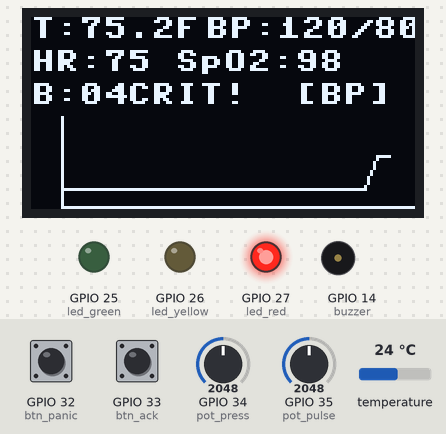
This program was run on a simulated ESP32 board running MicroPython. Parts: 128×64 one-colour display, output pins drawn as LEDs (lit = HIGH), buzzer (waves = sounding, pin HIGH). The inputs (shaded band) are chosen by the test bench; at power-on: GPIO 32 (btn_panic) HIGH, GPIO 33 (btn_ack) HIGH, temperature 24 °C, GPIO 34 (pot_press) = 2048, GPIO 35 (pot_pulse) = 2048 (analog values on the 0–4095 scale). WiFi joins after 1.5 s; library files of the repository ran but are not shown: ssd1306.py; what the program prints to the serial console is not drawn.

Above: at 1.9 s.
2.5 s: GPIO 32 (btn_panic) pulled LOW for 0.65 s
At 3.9 s:
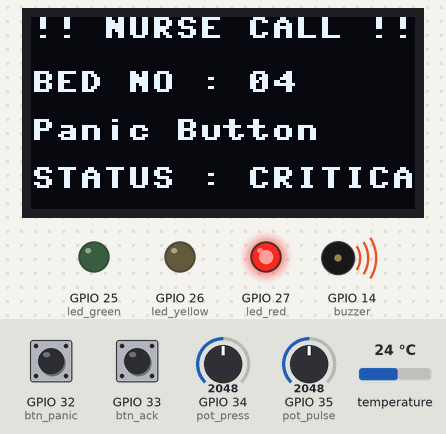
6.0 s: GPIO 33 (btn_ack) pulled LOW for 1 s
At 6.5 s:
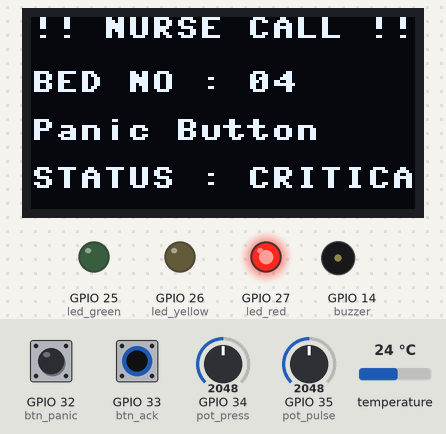
8.7 s: temperature set to 34.5 °C
At 10.4 s:
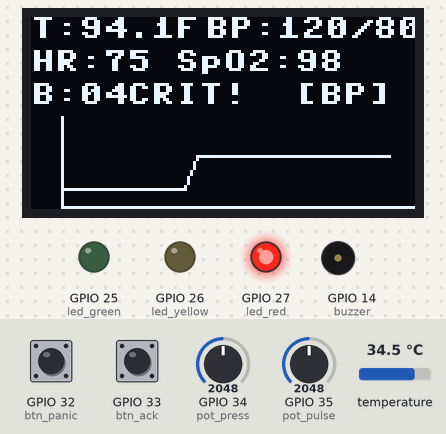
12.0 s: temperature set to 35.3 °C
At 13.7 s:
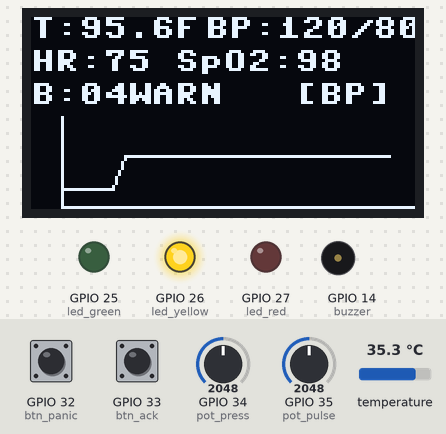
15.9 s: GPIO 34 (pot_press) set to 2010
At 16.4 s:
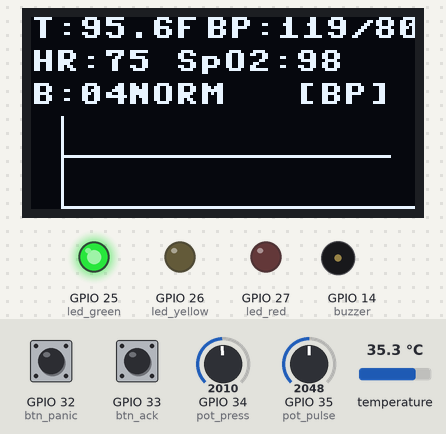
17.5 s: GPIO 33 (btn_ack) pulled LOW for 0.65 s
At 19.1 s:
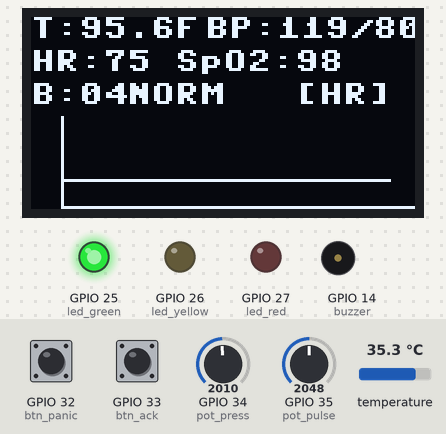
Timing chart, 0 to 20.6 s (numbered marks = the images above; inputs shaded):
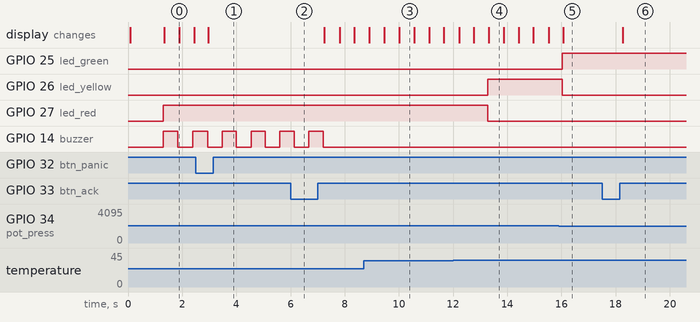

The program:

main.py
```python
import machine
import time
import ujson
from machine import Pin, ADC, I2C
import ds18x20
import onewire
import ssd1306
import network


# ============================================================
# PATIENT / BED INFORMATION
# ============================================================

BED_NUMBER = "04"


# ============================================================
# WIFI
# ============================================================

sta_if = network.WLAN(network.STA_IF)
sta_if.active(True)
sta_if.connect("Wokwi-GUEST", "")


# ============================================================
# OUTPUT DEVICES
# ============================================================

led_green = Pin(25, Pin.OUT)
led_yellow = Pin(26, Pin.OUT)
led_red = Pin(27, Pin.OUT)

buzzer = Pin(14, Pin.OUT)


# ============================================================
# BUTTONS
# ============================================================

btn_ack = Pin(33, Pin.IN, Pin.PULL_UP)
btn_panic = Pin(32, Pin.IN, Pin.PULL_UP)


# ============================================================
# POTENTIOMETERS
# ============================================================

pot_press = ADC(Pin(34))
pot_press.atten(ADC.ATTN_11DB)

pot_pulse = ADC(Pin(35))
pot_pulse.atten(ADC.ATTN_11DB)


# ============================================================
# DS18B20 TEMPERATURE SENSOR
# ============================================================

ow = onewire.OneWire(Pin(4))
ds = ds18x20.DS18X20(ow)
roms = ds.scan()


# ============================================================
# OLED
# ============================================================

i2c = I2C(
    0,
    scl=Pin(22),
    sda=Pin(21)
)

oled = ssd1306.SSD1306_I2C(128, 64, i2c)


# ============================================================
# GRAPH FUNCTION
# ============================================================

def draw_line(x0, y0, x1, y1):

    x0, y0, x1, y1 = int(x0), int(y0), int(x1), int(y1)

    dx = abs(x1 - x0)
    dy = abs(y1 - y0)

    sx = 1 if x0 < x1 else -1
    sy = 1 if y0 < y1 else -1

    err = dx - dy

    while True:

        if 0 <= x0 < 128 and 0 <= y0 < 64:
            oled.pixel(x0, y0, 1)

        if x0 == x1 and y0 == y1:
            break

        e2 = 2 * err

        if e2 > -dy:
            err -= dy
            x0 += sx

        if e2 < dx:
            err += dx
            y0 += sy


# ============================================================
# GRAPH HISTORY
# ============================================================

MAX_POINTS = 28

history_temp = [37.0] * MAX_POINTS
history_press = [80.0] * MAX_POINTS
history_bpm = [75] * MAX_POINTS
history_spo2 = [98] * MAX_POINTS


# ============================================================
# SYSTEM VARIABLES
# ============================================================

graph_mode = 0

alarm_acked = False
toggle_state = False

last_beep = time.ticks_ms()
last_alert_time = 0
last_temp_read = 0

panic_triggered = False

btn_last_state = 1
btn_press_time = 0


# ============================================================
# INITIAL TEMPERATURE
# ============================================================

temp_c = 37.0
temp_f = 98.6


# ============================================================
# DS18B20 INITIAL CONVERSION
# ============================================================

if roms:

    try:
        ds.convert_temp()
    except:
        pass


# ============================================================
# OLED STARTUP SCREEN
# ============================================================

oled.fill(0)

oled.text("Smart Hospital", 10, 10)
oled.text("Patient Monitor", 5, 28)
oled.text("BED NO: " + BED_NUMBER, 25, 48)

oled.show()

time.sleep(1.2)


# ============================================================
# MAIN LOOP
# ============================================================

while True:

    # --------------------------------------------------------
    # READ TEMPERATURE
    # --------------------------------------------------------

    if time.ticks_diff(
        time.ticks_ms(),
        last_temp_read
    ) > 1000:

        last_temp_read = time.ticks_ms()

        if roms:

            try:

                temp_c = ds.read_temp(roms[0])

                # Celsius → Fahrenheit
                temp_f = (temp_c * 9 / 5) + 32

                ds.convert_temp()

            except:

                pass


    # --------------------------------------------------------
    # READ BLOOD PRESSURE POTENTIOMETER
    # --------------------------------------------------------

    raw_p = pot_press.read()

    # Systolic BP:
    # 90 → 150 mmHg

    systolic_bp = 90 + (raw_p / 4095.0) * 60


    # Diastolic BP:
    # 60 → 100 mmHg

    diastolic_bp = 60 + (raw_p / 4095.0) * 40


    # Respiratory Rate:
    # 12 → 28 /min

    respiratory_rate = 12 + (raw_p / 4095.0) * 16


    # --------------------------------------------------------
    # READ HEART RATE / SPO2 POTENTIOMETER
    # --------------------------------------------------------

    raw_hr = pot_pulse.read()

    # Normal center position:
    # HR ≈ 75 BPM
    #
    # Full range:
    # approximately 40 → 150 BPM

    bpm = 75 + ((raw_hr - 2048) / 2048.0) * 75

    if bpm < 40:
        bpm = 40

    if bpm > 150:
        bpm = 150

    bpm = int(bpm)


    # --------------------------------------------------------
    # SpO2
    # --------------------------------------------------------

    # Center position ≈ 98%
    # Turning the potentiometer toward extreme values
    # gradually reduces SpO2.

    spo2 = 98 - int(
        abs(raw_hr - 2048) / 2048.0 * 13
    )

    if spo2 < 85:
        spo2 = 85

    if spo2 > 100:
        spo2 = 100


    # --------------------------------------------------------
    # UPDATE GRAPH HISTORY
    # --------------------------------------------------------

    history_temp.pop(0)
    history_temp.append(temp_c)

    history_press.pop(0)

    # OLED BP graph uses systolic value
    history_press.append(systolic_bp)

    history_bpm.pop(0)
    history_bpm.append(bpm)

    history_spo2.pop(0)
    history_spo2.append(spo2)


    # ========================================================
    # ACKNOWLEDGEMENT BUTTON
    # ========================================================

    current_btn = btn_ack.value()

    if btn_last_state == 1 and current_btn == 0:

        btn_press_time = time.ticks_ms()

    elif btn_last_state == 0 and current_btn == 1:

        press_duration = time.ticks_diff(
            time.ticks_ms(),
            btn_press_time
        )

        if press_duration < 600:

            graph_mode = (graph_mode + 1) % 4

        else:

            alarm_acked = True
            panic_triggered = False
            buzzer.value(0)

    btn_last_state = current_btn


    # ========================================================
    # PANIC BUTTON
    # ========================================================

    if btn_panic.value() == 0:

        panic_triggered = True


    # ========================================================
    # LOCAL WOKWI STATUS
    # ========================================================

    is_critical = (

        temp_c > 38.5
        or temp_c < 35.0

        or systolic_bp > 150
        or diastolic_bp > 95

        or systolic_bp < 90
        or diastolic_bp < 60

        or spo2 < 90

        or bpm > 130
        or bpm < 50

        or respiratory_rate > 30

        or respiratory_rate < 10

        or panic_triggered
    )


    is_warning = (

        temp_c > 37.5

        or systolic_bp > 129
        or diastolic_bp > 84

        or spo2 < 95

        or bpm > 100
        or bpm < 60

        or respiratory_rate > 20
        or respiratory_rate < 12
    )


    # ========================================================
    # RESET ACKNOWLEDGEMENT WHEN NORMAL
    # ========================================================

    if not is_critical:

        alarm_acked = False


    # ========================================================
    # LED + BUZZER
    # ========================================================

    if is_critical:

        led_green.value(0)
        led_yellow.value(0)
        led_red.value(1)

        if not alarm_acked:

            if time.ticks_diff(
                time.ticks_ms(),
                last_beep
            ) > 200:

                last_beep = time.ticks_ms()

                toggle_state = not toggle_state

                buzzer.value(
                    1 if toggle_state else 0
                )

        else:

            buzzer.value(0)


    elif is_warning:

        led_green.value(0)
        led_yellow.value(1)
        led_red.value(0)

        buzzer.value(0)


    else:

        led_green.value(1)
        led_yellow.value(0)
        led_red.value(0)

        buzzer.value(0)


    # ========================================================
    # IMPORTANT:
    # SEND SENSOR DATA AS JSON
    # ========================================================

    wokwi_data = {

        "patient_id": "BED-" + BED_NUMBER,

        "temperature_f": round(temp_f, 1),

        "temperature_c": round(temp_c, 2),

        "heart_rate": int(bpm),

        "spo2": int(spo2),

        "systolic_bp": round(systolic_bp, 1),

        "diastolic_bp": round(diastolic_bp, 1),

        "respiratory_rate": round(
            respiratory_rate,
            1
        ),

        "panic": bool(panic_triggered),

        "wokwi_status": (
            "CRITICAL"
            if is_critical
            else (
                "WARNING"
                if is_warning
                else "NORMAL"
            )
        )
    }


    # ========================================================
    # SERIAL OUTPUT
    # ========================================================

    print(
        "WOKWI_DATA:"
        + ujson.dumps(wokwi_data)
    )


    # ========================================================
    # OLED DISPLAY
    # ========================================================

    oled.fill(0)


    if panic_triggered:

        oled.text(
            "!! NURSE CALL !!",
            0,
            0
        )

        oled.text(
            "BED NO : " + BED_NUMBER,
            0,
            18
        )

        oled.text(
            "Panic Button",
            0,
            34
        )

        oled.text(
            "STATUS : CRITICAL",
            0,
            50
        )


    else:

        # ----------------------------------------------------
        # FIRST LINE
        # ----------------------------------------------------

        oled.text(
            "T:{:.1f}F".format(temp_f),
            0,
            0
        )

        oled.text(
            "BP:{:.0f}/{:.0f}".format(
                systolic_bp,
                diastolic_bp
            ),
            58,
            0
        )


        # ----------------------------------------------------
        # SECOND LINE
        # ----------------------------------------------------

        oled.text(
            "HR:{} SpO2:{}".format(
                bpm,
                spo2
            ),
            0,
            11
        )


        # ----------------------------------------------------
        # THIRD LINE
        # ----------------------------------------------------

        oled.text(
            "B:" + BED_NUMBER,
            0,
            22
        )


        if is_critical:

            oled.text(
                "CRIT!",
                32,
                22
            )

        elif is_warning:

            oled.text(
                "WARN",
                32,
                22
            )

        else:

            oled.text(
                "NORM",
                32,
                22
            )


        # ----------------------------------------------------
        # GRAPH SELECTION
        # ----------------------------------------------------

        if graph_mode == 0:

            title = "BP"
            data = history_press
            min_val = 60
            max_val = 160

        elif graph_mode == 1:

            title = "HR"
            data = history_bpm
            min_val = 40
            max_val = 160

        elif graph_mode == 2:

            title = "SpO2"
            data = history_spo2
            min_val = 70
            max_val = 100

        else:

            title = "Temp"
            data = history_temp
            min_val = 30
            max_val = 42


        oled.text(
            "[{}]".format(title),
            88,
            22
        )


        # ----------------------------------------------------
        # GRAPH AXIS
        # ----------------------------------------------------

        draw_line(
            10,
            33,
            10,
            63
        )

        draw_line(
            10,
            63,
            127,
            63
        )


        # ----------------------------------------------------
        # GRAPH DATA
        # ----------------------------------------------------

        for i in range(
            len(data) - 1
        ):

            x1 = 11 + (i * 4)
            x2 = 11 + ((i + 1) * 4)

            val1 = max(
                min(data[i], max_val),
                min_val
            )

            val2 = max(
                min(data[i + 1], max_val),
                min_val
            )

            y1 = 62 - int(
                (
                    (val1 - min_val)
                    /
                    (max_val - min_val)
                ) * 28
            )

            y2 = 62 - int(
                (
                    (val2 - min_val)
                    /
                    (max_val - min_val)
                ) * 28
            )

            draw_line(
                x1,
                y1,
                x2,
                y2
            )


    oled.show()


    # ========================================================
    # LOOP DELAY
    # ========================================================

    time.sleep(0.5)
```

Measured:
- the behaviour switches between 34.9 and 35 °C on temperature (found by bisection; images 3 and 4)
- the behaviour switches between 2048 and 2047 on GPIO 34 (pot_press) (found by bisection; images 4 and 5)
- after the input at 2.5 s, the display: changes after 0.47 s (image 1)
- after the input at 6.0 s, GPIO 14 (buzzer): goes on until 7.2 s, then stays LOW
- after the input at 12.0 s, GPIO 26 (led_yellow): LOW → HIGH after 1.3 s; GPIO 27 (led_red): HIGH → LOW after 1.3 s; the display: first differs from a run without the input after 1.3 s (image 4)
- after the input at 15.9 s, GPIO 25 (led_green): LOW → HIGH after 0.13 s; GPIO 26 (led_yellow): HIGH → LOW after 0.13 s; the display: changes after 0.17 s (image 5)
- after the input at 17.5 s, the display: changes after 0.76 s (image 6)
- by itself, GPIO 14 (buzzer): alternates HIGH for 0.53 s and LOW for 0.54 s
